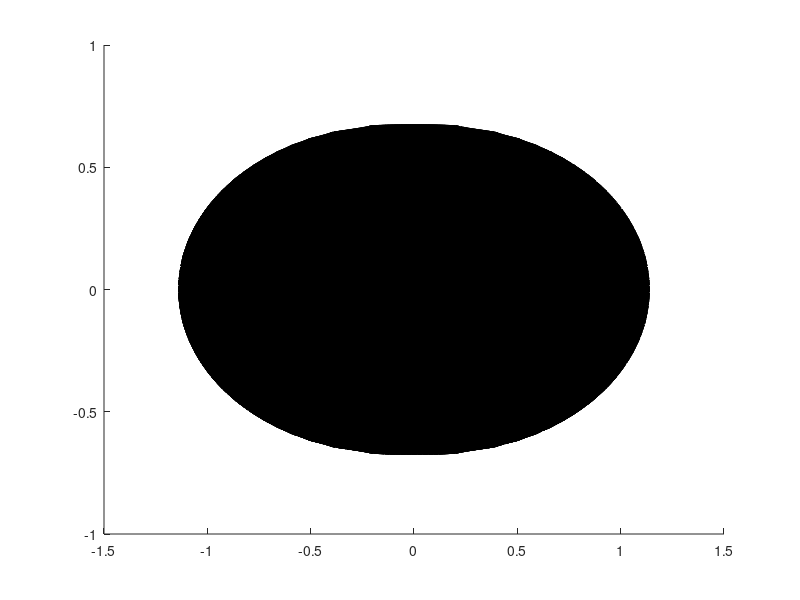

Write MATLAB code to recreate this figure. (Note: this script raises an error after producing the figure.)
[x,y,z]=meshgrid(linspace(-1.3,1.3,100));
val=(x.^2 + (9/4)*y.^2 + z.^2 - 1).^3 - x.^2.*z.^3 - (1/9)*y.^2.*z.^3;
p=patch(isosurface(x,y,z,val,0));
p.FaceColor = 'red';
p.EdgeColor = 'none';
axis equal
view(-10,24)
axis tight
camlight 
lighting gouraud